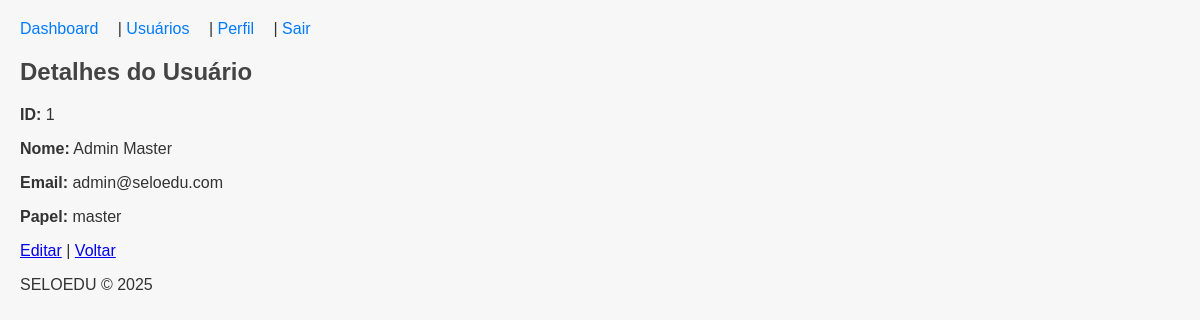
Page /1 (signed in) on the committed database.
### models/users.py (models this page shows, shortened)
class User(db.Model, UserMixin):
    id = db.Column(db.Integer, primary_key=True)
    nome = db.Column(db.String(100), nullable=False)
    email = db.Column(db.String(120), unique=True, nullable=False)
    password_hash = db.Column(db.String(128), nullable=False)
    role = db.Column(db.String(20), default="user")
    perfil = db.relationship(
        'Profile',
        back_populates='user', # Nome do atributo de relacionamento na classe Profile ('user')
        uselist=False
    )

### routes/users.py (the view)
@users_bp.route("/<int:id>", methods=["GET"])
@login_required
def show(id):
    return show_user(id)

### views/users.py (called while the page is built)
def show_user(id):
    user = User.query.get_or_404(id)
    return render_template("users/show.html", user=user)

### templates/users/show.html (shortened to what this page needs)
{% extends "base.html" %}
{% block content %}
  <h2>Detalhes do Usuário</h2>
  <p><strong>ID:</strong> {{ user.id }}</p>
  <p><strong>Nome:</strong> {{ user.nome }}</p>
  <p><strong>Email:</strong> {{ user.email }}</p>
  <p><strong>Papel:</strong> {{ user.role }}</p>
  <p>
    <a href="{{ url_for('users.edit', id=user.id) }}">Editar</a> |
    <a href="{{ url_for('users.index') }}">Voltar</a>
  </p>
{% endblock %}

### static/custom.css (style rules this page uses)
body { font-family: Arial, sans-serif; margin: 20px; background-color: #f7f7f7; color: #333; }
h1, h2 { color: #444; }

### rows in the picture
User: id "1", nome "Admin Master", email "admin@seloedu.com", role "master"
